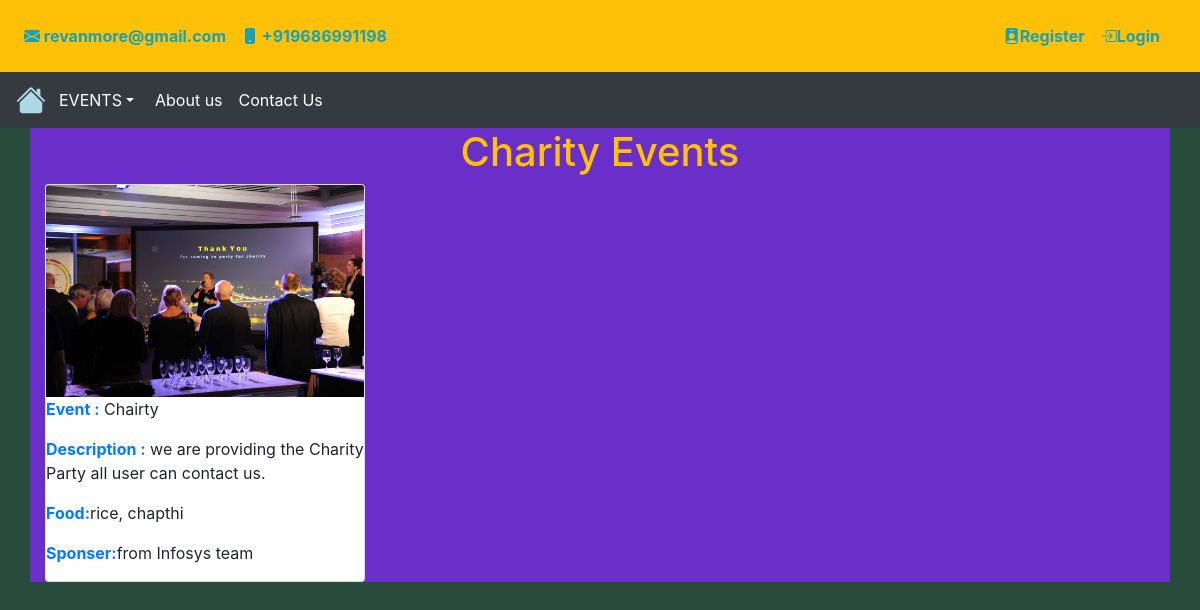
Screenshot of /charity_event/ with the database file from the repository.
### Event_App/models.py (models this page shows, shortened)
class Charity(models.Model):
    Event_type =models.CharField(max_length=200)
    Desc = models.TextField(max_length=1200)
    Image = models.ImageField(upload_to='charity_images')
    Food = models.CharField(max_length=200)
    Sponser = models.CharField(max_length=200)
    user = models.ForeignKey(User,on_delete=models.CASCADE,default='')

### Event_App/views.py (the view)
# urls.py: path('charity_event/',views.Charity_event,name='charity_event'),
def Charity_event(request):
    data = Charity.objects.all()
    return render(request,'event/charity_event.html',{'data':data})

### Event_App/templates/event/charity_event.html (shortened to what this page needs)
{% extends 'base.html'%}
{% block content %}
{% load static %}
<div class="container" style='background-color:rgb(106, 47, 201)'>
  <h1 class='text-center text-warning'>Charity Events</h1>
  <div class="row">
    <div class="col-sm-4">
  {% for family in data %}
      <div class="card " style="width: 20rem;">
        <img src="{% static 'img/charity.jpg' %}" class="card-img-top" alt="...">
          <p><b class='text-primary'>Event :</b> {{family.Event_type}}</p>
          <p><b class='text-primary'>Description :</b> {{family.Desc}}.</p>
          <p><b class='text-primary'>Food:</b>{{family.Food}}</p>
          <p><b class='text-primary'>Sponser:</b>{{family.Sponser}}</p>
      </div>
    </div>
    {% endfor %}
  </div>
</div>
{% endblock content %}

### Event_App/templates/base.html (style rules this page uses)
body { background-color: blanchedalmond; }

### Event_App/templates/event/charity_event.html (style rules this page uses)
body { background-color:rgb(40, 75, 59); }

### rows the page displays
Charity: Event_type "Chairty", Desc "we are providing the Charity Party all user can contact us", Food "rice, chapthi", Sponser "from Infosys team"
